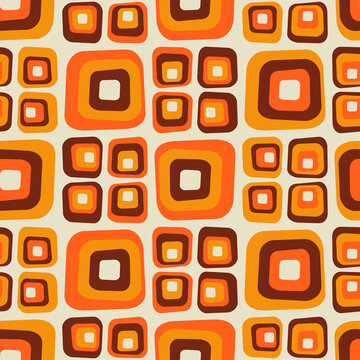
#> input picture 210962047-week5/pattern.jpg, 360 x 360 px
$ python hough.py
#> lines starting #> are read from the running program, lines starting #| are printed output that depends on the picture
import numpy as np
import matplotlib.pyplot as plt
import cv2

img = cv2.imread('pattern.jpg')
#> img is the input picture: shape (360, 360, 3); mean B, G, R 73.8, 134.3, 211.6
img = cv2.cvtColor(img, cv2.COLOR_BGR2RGB)
cv2.imshow('Original',img)
cv2.waitKey(0)

gray = cv2.cvtColor(img, cv2.COLOR_RGB2GRAY)
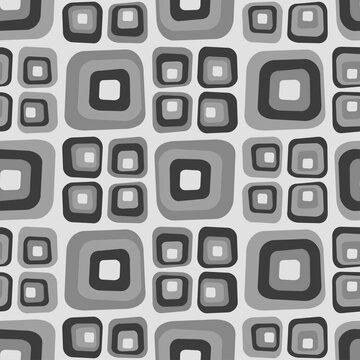
#> gray: shape (360, 360); min 31, max 251, mean 150.5
low_threshold = 50
high_threshold = 100
edges = cv2.Canny(gray, low_threshold, high_threshold)
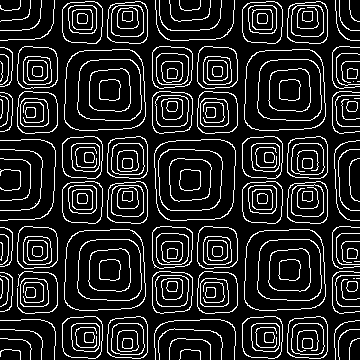
#> edges: shape (360, 360); 14.1% white in thin lines or dots
cv2.imshow('Canny Edge detected image',edges)
cv2.waitKey(0)

rho = 1
theta = np.pi/180
threshold = 10
min_line_length = 50
max_line_gap = 5

line_image = np.copy(img)

lines = cv2.HoughLinesP(edges, rho, theta, threshold, np.array([]), min_line_length, max_line_gap)
#> lines = [[323, 66, 325, 116], [178, 131, 237, 72], [79, 310, 131, 308], [260, 310, 315, 307], [79, 51, 129, 49], [64, 298, 66, 247]]

for line in lines:
    for x1, y1, x2, y2 in line:
        cv2.line(line_image,(x1,y1), (x2,y2), (255,0,0), 2)
#> this loop made 6 passes
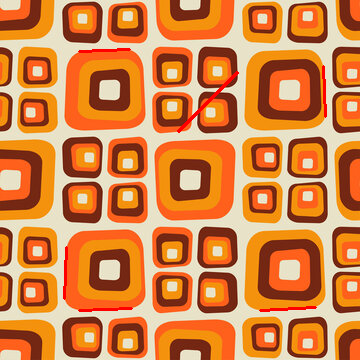
#> line_image: shape (360, 360, 3); mean R, G, B 211.8, 133, 73

cv2.imshow('Hough Edge Detected',line_image)
cv2.waitKey(0)
cv2.destroyAllWindows()
